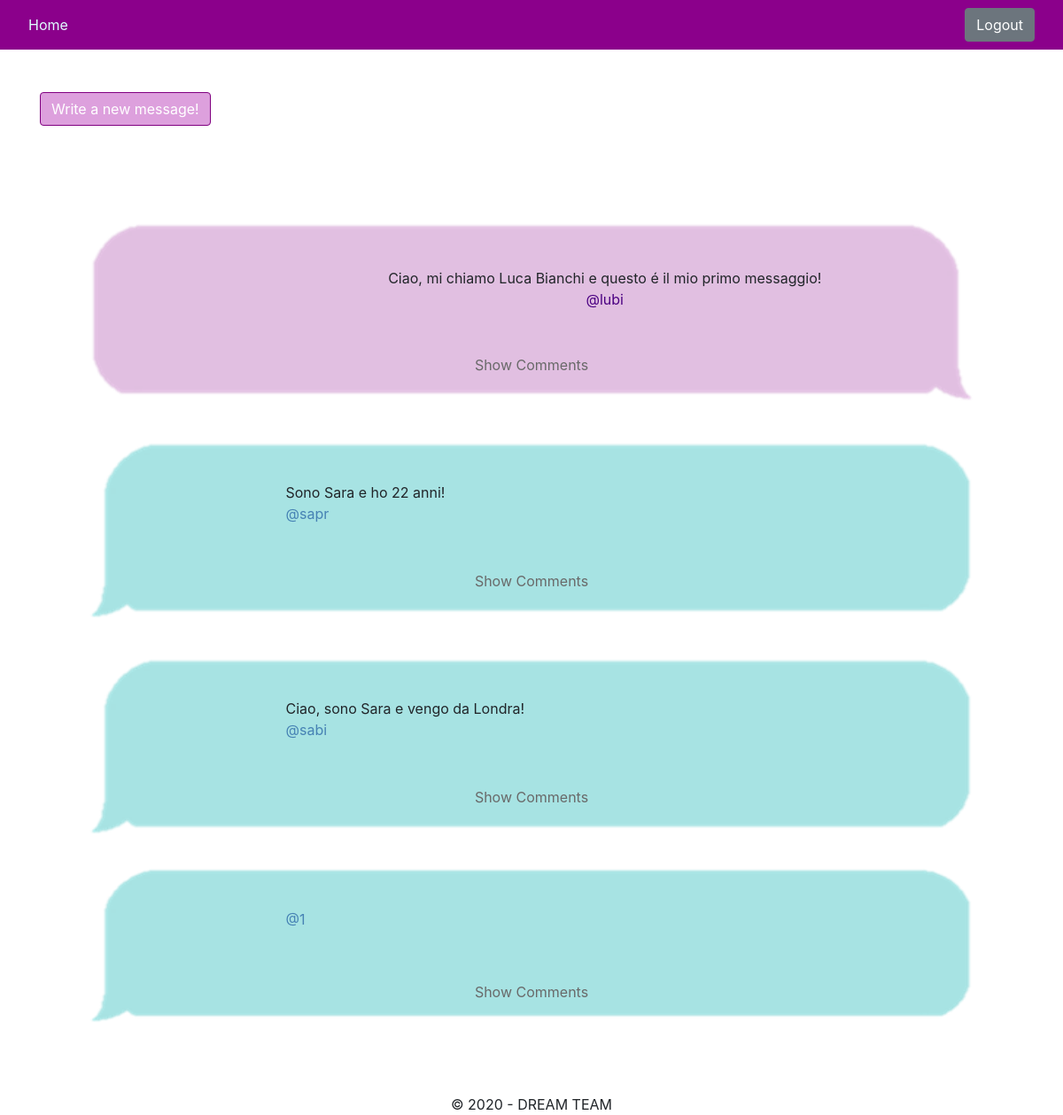
Page /insicuro/main.php (signed in) on the earlier database version.
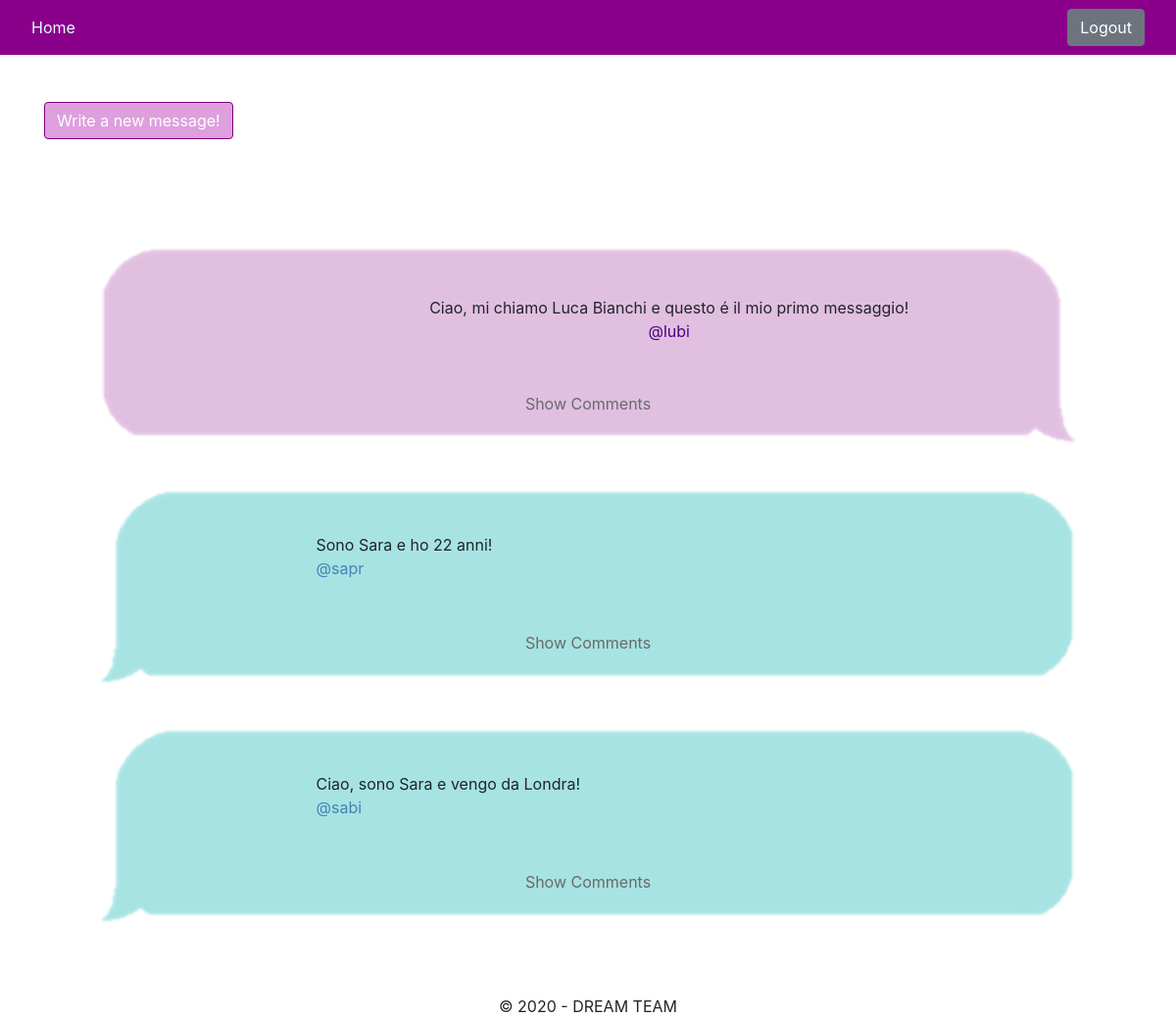
Same page on the later database version.
### tables this page shows
CREATE TABLE `messages` (
  `mid` bigint(20) NOT NULL,
  `user` text NOT NULL,
  `message` longtext NOT NULL
);

### insicuro/main.php (the view, shortened to what this page needs)
<?php
	require "header.php";
?>
<main class="pt-5 pb-5 container">
	<div>
		<button onclick="document.location = 'write.php'" class="btn" style="background-color: plum; border-color: purple; color: white">Write a new message!</button>
	</div>
	<div class="pt-5">
		<?php
			require 'includes/dbconnection.php';
			$sql = "SELECT * FROM messages";
			$stmt = mysqli_stmt_init($conn);
			if (!mysqli_stmt_prepare($stmt, $sql)) {
				header("Location: main.php?send=loaderror");
				exit();
			} else {
				mysqli_stmt_execute($stmt);
				$result = mysqli_stmt_get_result($stmt);
				if (mysqli_num_rows($result) > 0) {
				  while($row = mysqli_fetch_assoc($result)) {
				  	if ($row["user"] == $_SESSION['uName']) {
						$bgr = "bubblethistle.png";
						$clr = "indigo";
						$trsl = "transform: scaleX(-1);";
						$mgn = "margin-left: 5%; padding-right: 5%; padding-bottom: 5%; padding-top: 5%; align-items: center;";
				  	} else {
				  		$bgr = "bubbleblued.png";
				  		$clr = "steelblue";
						$trsl = "";
						$mgn = "margin-right: 5%; margin-left: 25%;  padding-bottom: 5%; padding-top: 5%;";
				  	}
					    echo '
					    	<div  class="row pt-2">
						    	<div class="col-sm-12">
						    		<div style="background-image: url('.$bgr.'); min-height: 60px; height: 150%; min-width: 500px; background-position: center; background-repeat: no-repeat; background-size: 100% 100%;'.$trsl.'">
						    			<div style="display: flex; flex-direction: column; height: 100%;
						    			width: 70%; justify-content: center;  overflow: auto; '.$mgn.' '.$trsl.'">'.$row["message"].' <div style="padding-bottom: 5%; color: '.$clr.';">@'.$row["user"].'</div></div>
						    		</div>
						    	</div>
						    </div>
						    <form class="row" style="justify-content: center;" method="POST" action="comments.php">
						    	<input name="mid" type="text" value="'.$row["mid"].'" hidden></input>
						    	<button style="z-index: 1; color: dimgray;" type="submit" class="btn btn-link">Show Comments</button>
						    </form>
					    ';
				  }
				} else {
					echo "<div>Be the first to send a message!</div>";
				}
			}
		?>
	</div>
</main>
<?php
	require "footer.php";
?>

### insicuro/header.php (shortened to what this page needs)
<!DOCTYPE html>
<html>
	<head>
		<link rel="stylesheet" href="https://maxcdn.bootstrapcdn.com/bootstrap/4.5.0/css/bootstrap.min.css">
	</head>
	<body style="height: 100%;">
		<header>
			<nav class="navbar navbar-dark justify-content-between" style="background-color: darkmagenta;">
				<a href="main.php" class="nav-link" style="color: lightcyan;">Home</a>
				<div>
					<?php
						if (isset($_SESSION['uName'])) {
							echo '
								<form action="includes/logout.inc.php" method="post" class="form-inline pr-3">
									<button  class="btn btn-secondary" type="submit" name="logout-submit">Logout</button>
								</form>
								';
						}
						else {
							header("Location: index.php");
							exit();
						}
					?>
				</div>
			</nav>
		</header>

### insicuro/footer.php
		<footer class="pt-5" style="text-align: center; width: 100%; bottom: 0;">
				<div>&copy 2020 - DREAM TEAM</div>
		</footer>
	</body>
</html>

Differences in the rows shown:
removed messages: user "1"
